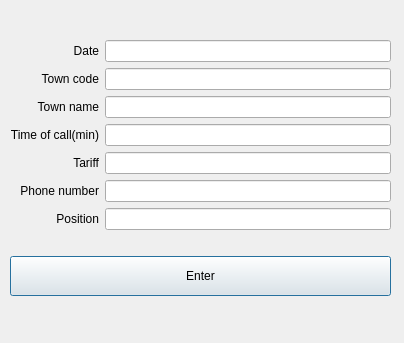
<?xml version="1.0" encoding="UTF-8"?>
<ui version="4.0">
 <class>DialogWindow</class>
 <widget class="QDialog" name="DialogWindow">
  <property name="geometry">
   <rect>
    <x>0</x>
    <y>0</y>
    <width>404</width>
    <height>343</height>
   </rect>
  </property>
  <property name="windowTitle">
   <string>Dialog</string>
  </property>
  <widget class="QWidget" name="layoutWidget">
   <property name="geometry">
    <rect>
     <x>10</x>
     <y>20</y>
     <width>381</width>
     <height>296</height>
    </rect>
   </property>
   <layout class="QVBoxLayout" name="verticalLayout" stretch="0,0">
    <item>
     <layout class="QGridLayout" name="gridLayout">
      <item row="0" column="0">
       <widget class="QLabel" name="label">
        <property name="text">
         <string>Date</string>
        </property>
        <property name="alignment">
         <set>Qt::AlignRight|Qt::AlignTrailing|Qt::AlignVCenter</set>
        </property>
       </widget>
      </item>
      <item row="2" column="1">
       <widget class="QLineEdit" name="townNameEdit"/>
      </item>
      <item row="8" column="1">
       <widget class="QLineEdit" name="positionEdit"/>
      </item>
      <item row="7" column="0">
       <widget class="QLabel" name="label_6">
        <property name="text">
         <string>Phone number</string>
        </property>
        <property name="alignment">
         <set>Qt::AlignRight|Qt::AlignTrailing|Qt::AlignVCenter</set>
        </property>
       </widget>
      </item>
      <item row="5" column="0">
       <widget class="QLabel" name="label_4">
        <property name="text">
         <string>Tariff</string>
        </property>
        <property name="alignment">
         <set>Qt::AlignRight|Qt::AlignTrailing|Qt::AlignVCenter</set>
        </property>
       </widget>
      </item>
      <item row="0" column="1">
       <widget class="QLineEdit" name="dateEdit">
        <property name="text">
         <string/>
        </property>
       </widget>
      </item>
      <item row="1" column="0">
       <widget class="QLabel" name="label_2">
        <property name="text">
         <string>Town code</string>
        </property>
        <property name="alignment">
         <set>Qt::AlignRight|Qt::AlignTrailing|Qt::AlignVCenter</set>
        </property>
       </widget>
      </item>
      <item row="1" column="1">
       <widget class="QLineEdit" name="townCodeEdit"/>
      </item>
      <item row="3" column="1">
       <widget class="QLineEdit" name="timeEdit"/>
      </item>
      <item row="2" column="0">
       <widget class="QLabel" name="label_3">
        <property name="text">
         <string>Town name</string>
        </property>
        <property name="alignment">
         <set>Qt::AlignRight|Qt::AlignTrailing|Qt::AlignVCenter</set>
        </property>
       </widget>
      </item>
      <item row="5" column="1">
       <widget class="QLineEdit" name="tariffEdit"/>
      </item>
      <item row="3" column="0">
       <widget class="QLabel" name="label_5">
        <property name="text">
         <string>Time of call(min)</string>
        </property>
        <property name="alignment">
         <set>Qt::AlignRight|Qt::AlignTrailing|Qt::AlignVCenter</set>
        </property>
       </widget>
      </item>
      <item row="8" column="0">
       <widget class="QLabel" name="positionLabel">
        <property name="text">
         <string>Position</string>
        </property>
        <property name="alignment">
         <set>Qt::AlignRight|Qt::AlignTrailing|Qt::AlignVCenter</set>
        </property>
       </widget>
      </item>
      <item row="7" column="1">
       <widget class="QLineEdit" name="numberEdit"/>
      </item>
     </layout>
    </item>
    <item>
     <widget class="QPushButton" name="enterButton">
      <property name="minimumSize">
       <size>
        <width>0</width>
        <height>40</height>
       </size>
      </property>
      <property name="text">
       <string>Enter</string>
      </property>
     </widget>
    </item>
   </layout>
  </widget>
 </widget>
 <resources/>
 <connections/>
</ui>
